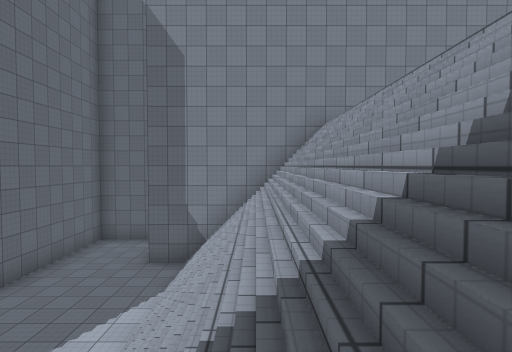
view 1 (above)

14 first-person views from a walk through a scene from a Unity 3-D project. The camera is 1.3 m above the floor, tilts 2° down and sees 80° across. The floor is counted in squares, 2 m on a side. Each view is taken from the middle of a square. On the plan, view 1 faces up. The plan holds only what a view shows up to about 10 squares ahead; the rest is blank. The place goes on beyond the plan. The player character is not drawn. Some animated figures are left out. Surface patterns are stand-ins for the level's own textures.

view 2
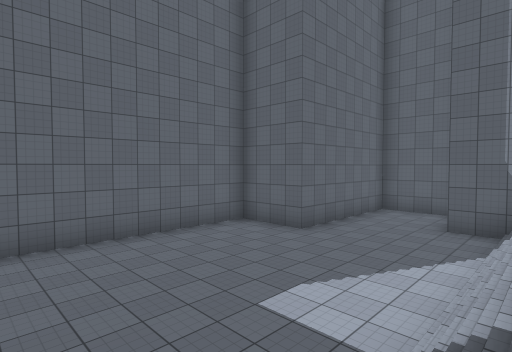

view 3
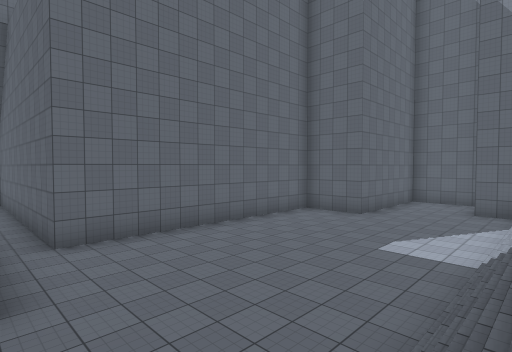

view 4
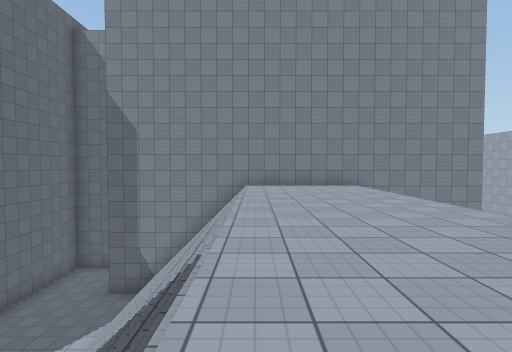

view 5
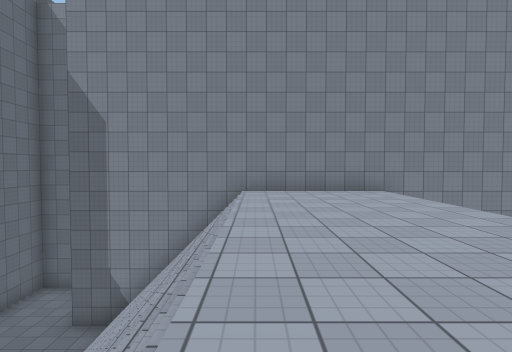

view 6
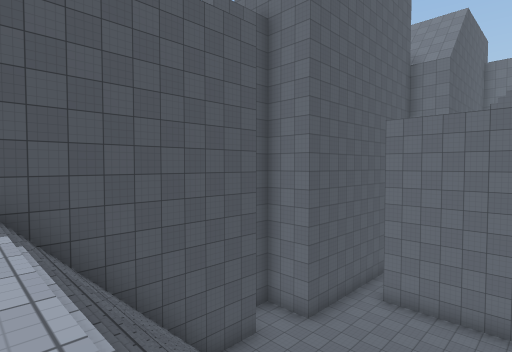

view 7
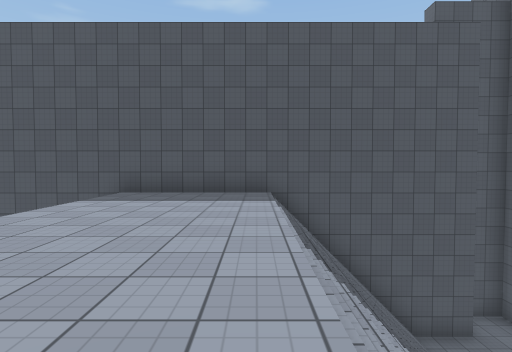

view 8
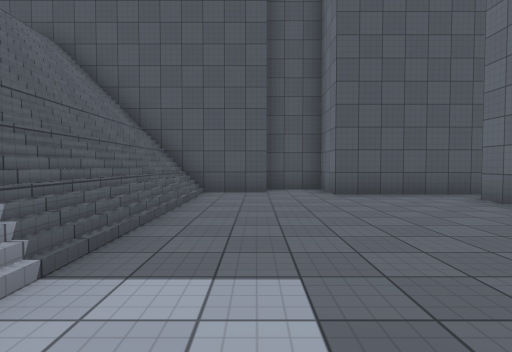

view 9
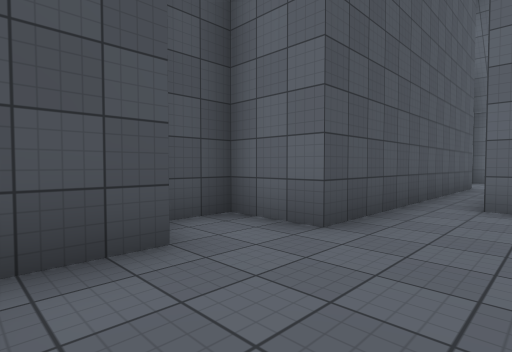

view 10
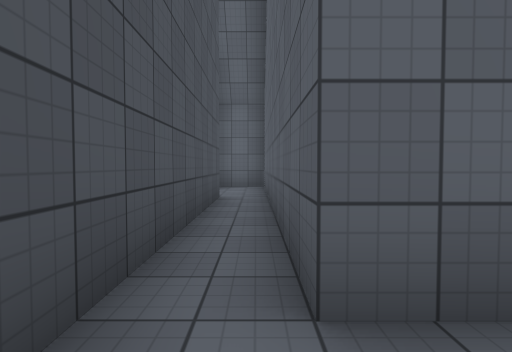

view 11
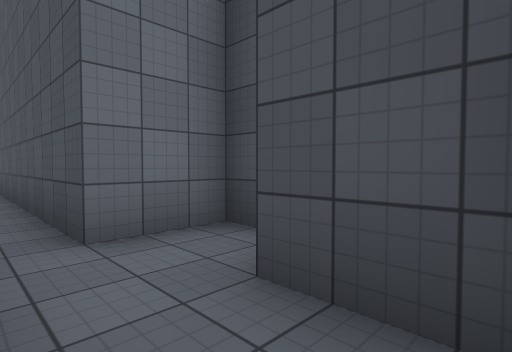

view 12
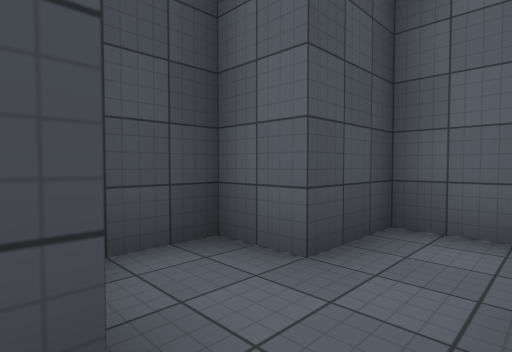

view 13
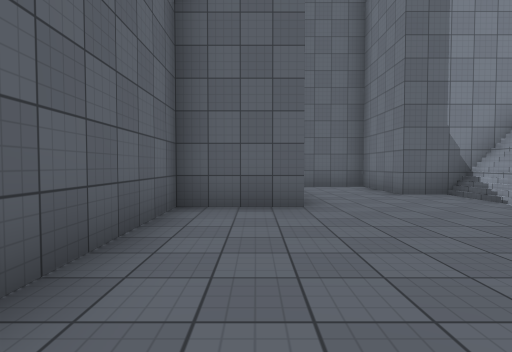

view 14
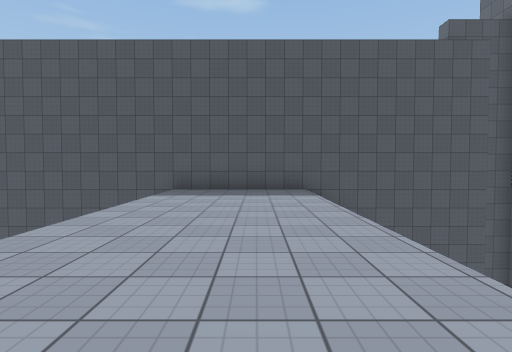

### Floor plan
Key: @ floor where view 1 was taken; # wall or solid block; . main floor; : floor 7 m higher than the main floor; / step, stairs or slope; v drop or lower ground.
Columns run from 16 left of view 1 to 8 right of it. Each row starts with its distance up from view 1.
 11           #####
 10           #...#
  9           #...#
  8           #...###########
  7           #...////::::
  6         ###...////::::
  5         #.....////::::
  4         #.....////::::
  3         #.....////::::
  2         #.....////::::
  1         #.....////::::
  0         #.....//@/::::
 -1 #########.....////::::
 -2 #.............////::::
 -3 #...########..////::::vvv
 -4 ###.#      #.##########
 -5   ###      ###

Where each view was taken, in squares from view 1:
view 1: 0 up, 0 right, facing up
view 2: 0 up, 1 left, facing up-left
view 3: 3 down, 1 left, facing up-left
view 4: 2 down, 2 right, facing up
view 5: 0 up, 2 right, facing up
view 6: 2 up, 2 right, facing down-left
view 7: 4 up, 2 right, facing down
view 8: 4 up, 3 left, facing down
view 9: 1 down, 2 left, facing down-left
view 10: 2 down, 6 left, facing left
view 11: 2 down, 15 left, facing down-right
view 12: 2 down, 12 left, facing down-left
view 13: 1 up, 6 left, facing up
view 14: 5 up, 3 right, facing down
